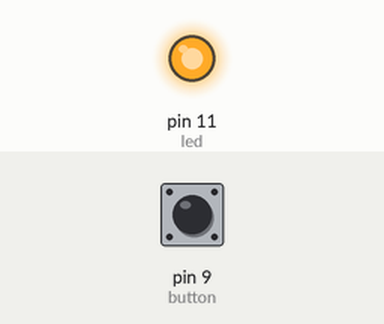
This sketch was run on a simulated Arduino Uno, built with avr-gcc and run on an emulated ATmega328P. Shown: output pins drawn as LEDs (lit = HIGH). Inputs (shaded band) come from the test bench; at power-on: pin 9 (button) HIGH.

Above: at 0.3 s.
Timing chart, 0 to 1.8 s (numbered marks = the images above):
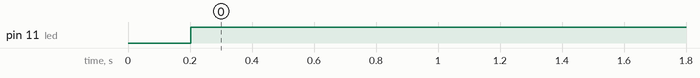

Measured:
- by itself, pin 11 (led): LOW → HIGH at 0.20 s

The sketch:

VerySimpleAlarm.ino
```cpp
// Wiring code generated from an ArduinoML model
// Application name: Very Simple Alarm


void setup(){
  pinMode(9, INPUT); // button [DigitalSensor]
  pinMode(11, OUTPUT); // led [DigitalActuator]
}

long time = 0; long debounce = 200;

int state_on() {
  digitalWrite(11,HIGH);

  boolean guard = millis() - time > debounce;
  if(digitalRead(9) == 0 && guard) {
    time = millis();
    return 2; // to off();
  } else {
    return 1; // to on();
  }
}

int state_off() {
  digitalWrite(11,LOW);

  boolean guard = millis() - time > debounce;
  if(digitalRead(9) == 1 && guard) {
    time = millis();
    return 1; // to on();
  } else {
    return 2; // to off();
  }
}

int state = 2;
void loop() {
  switch(state) {
    case 1:
      state = state_on();
      break;
    case 2:
      state = state_off();
      break;
    default:
      break;
  }
}
```
